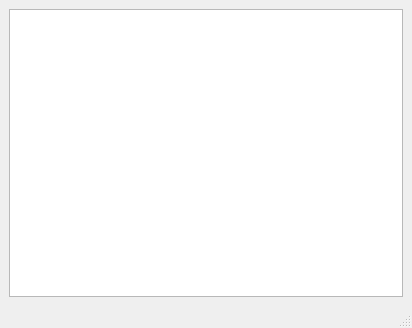
<?xml version="1.0" encoding="UTF-8"?>
<ui version="4.0">
 <class>MainWindow</class>
 <widget class="QMainWindow" name="MainWindow">
  <property name="geometry">
   <rect>
    <x>0</x>
    <y>0</y>
    <width>412</width>
    <height>328</height>
   </rect>
  </property>
  <property name="windowTitle">
   <string>MainWindow</string>
  </property>
  <widget class="QWidget" name="centralwidget">
   <layout class="QGridLayout" name="gridLayout">
    <item row="0" column="0">
     <widget class="QGraphicsView" name="graphicsView"/>
    </item>
   </layout>
  </widget>
  <widget class="QMenuBar" name="menubar">
   <property name="geometry">
    <rect>
     <x>0</x>
     <y>0</y>
     <width>412</width>
     <height>21</height>
    </rect>
   </property>
  </widget>
  <widget class="QStatusBar" name="statusbar"/>
 </widget>
 <resources/>
 <connections/>
</ui>
